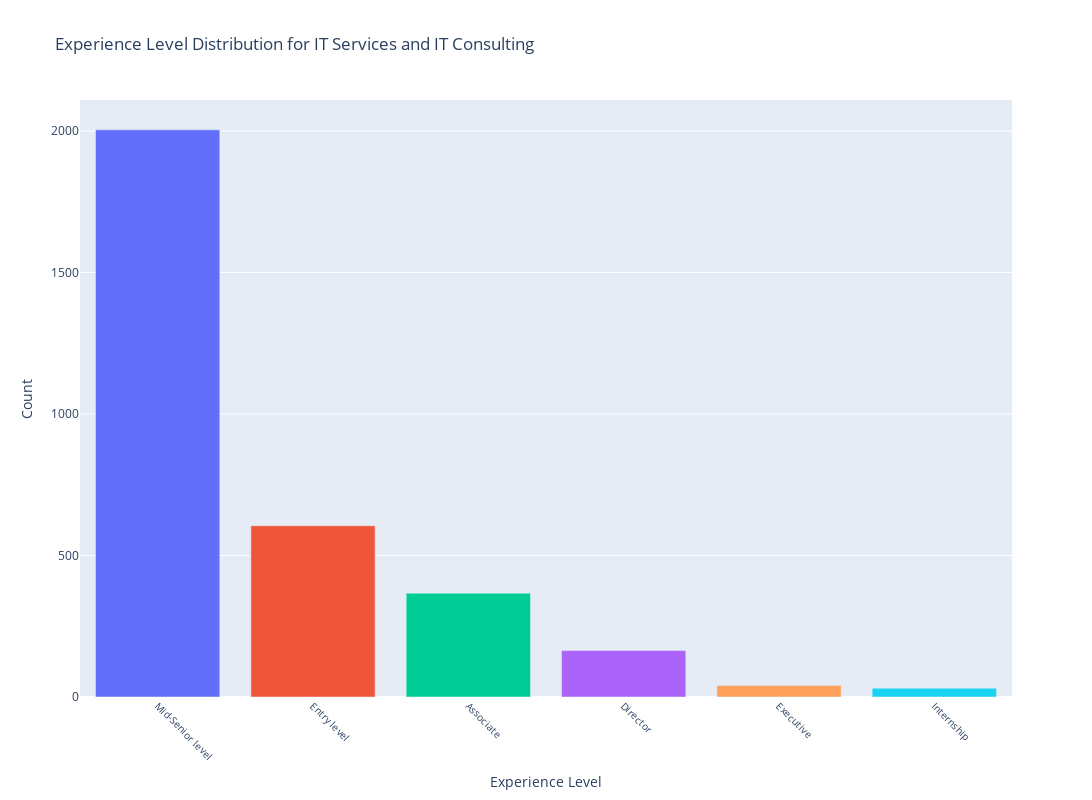

The code cell stored with this chart in its notebook:
### Markdown cell above
### Hipoteza: Obecnie w IT większość ofert jest skierowana do bardziej zaawansowanych pracowników niż początkujących.

### Code cell
it_services = companies_jobs_full[companies_jobs_full['industry'] == 'IT Services and IT Consulting']
it_experience = it_services[it_services['formatted_experience_level'] != 'Missing']['formatted_experience_level'].value_counts()
fig = px.bar(x=it_experience.index, y=it_experience.values, labels={'x': 'Experience Level', 'y': 'Count'},
             title='Experience Level Distribution for IT Services and IT Consulting')
fig.update_xaxes(tickangle=45, tickfont=dict(size=10))
fig.update_traces(marker=dict(color=px.colors.qualitative.Plotly))
fig.update_layout(height=800, width=1200)
fig.show()

### Figure 1 — Plotly figure (JSON) as saved in the notebook; plotly's stock layout.template omitted (floating-point values rounded to 4 significant figures)
{"data": [{"alignmentgroup": "True", "hovertemplate": "Experience Level=%{x}<br>Count=%{y}<extra></extra>", "legendgroup": "", "marker": {"color": ["#636EFA", "#EF553B", "#00CC96", "#AB63FA", "#FFA15A", "#19D3F3", "#FF6692", "#B6E880", "#FF97FF", "#FECB52"], "pattern": {"shape": ""}}, "name": "", "offsetgroup": "", "orientation": "v", "showlegend": false, "textposition": "auto", "type": "bar", "x": ["Mid-Senior level", "Entry level", "Associate", "Director", "Executive", "Internship"], "xaxis": "x", "y": [2004, 605, 367, 164, 41, 31], "yaxis": "y"}], "layout": {"barmode": "relative", "height": 800, "legend": {"tracegroupgap": 0}, "title": {"text": "Experience Level Distribution for IT Services and IT Consulting"}, "width": 1200, "xaxis": {"anchor": "y", "domain": [0, 1], "tickangle": 45, "tickfont": {"size": 10}, "title": {"text": "Experience Level"}}, "yaxis": {"anchor": "x", "domain": [0, 1], "title": {"text": "Count"}}}}
